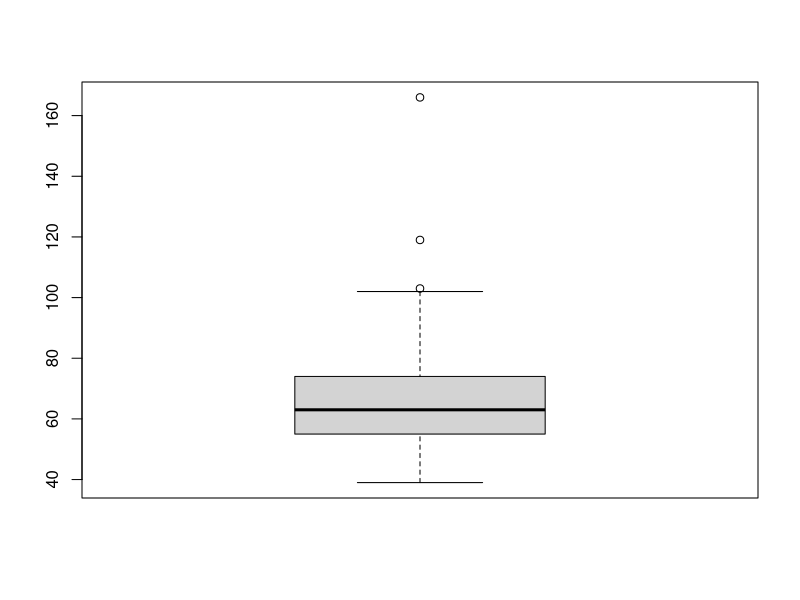
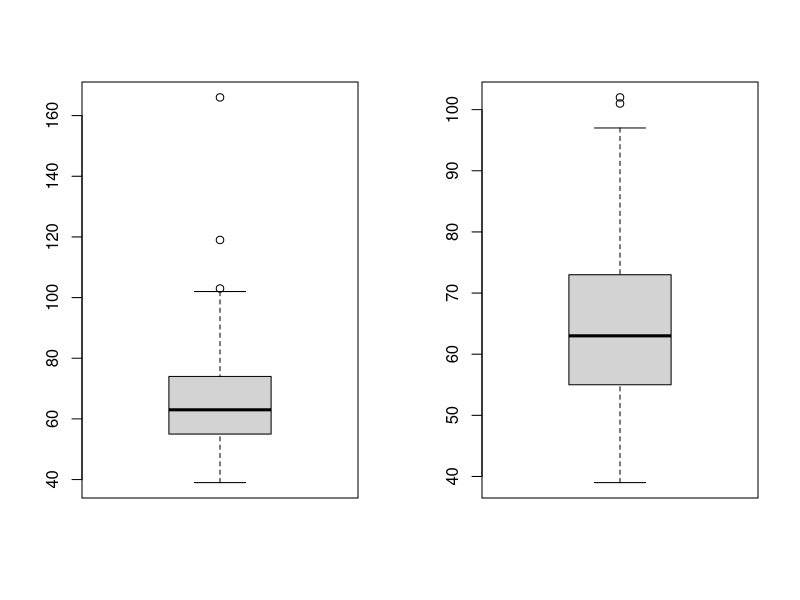
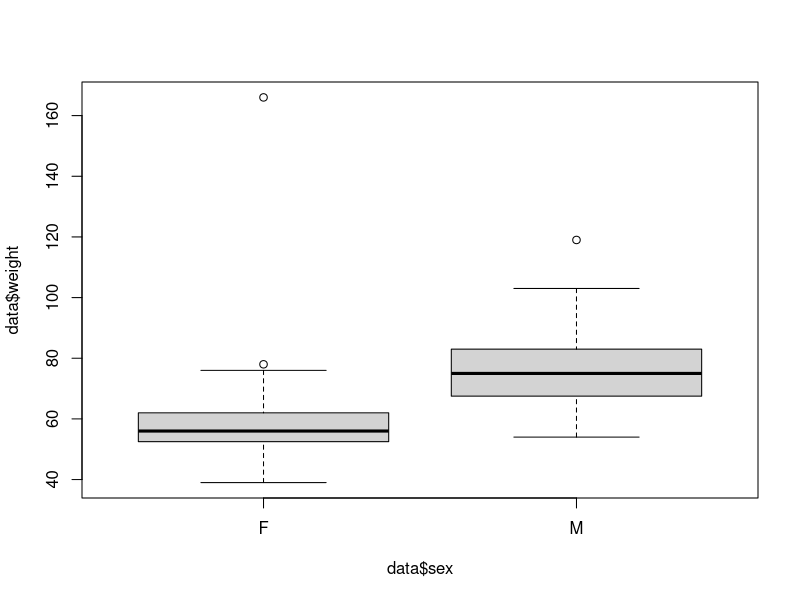
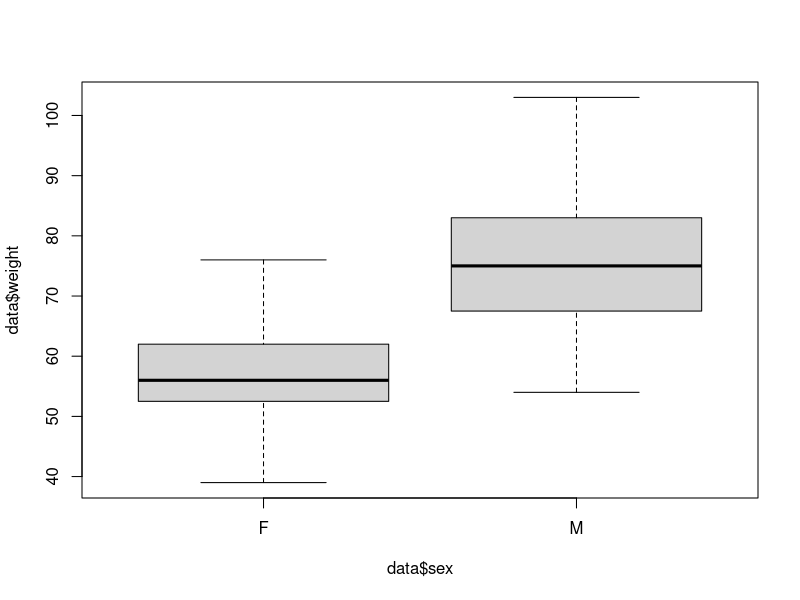
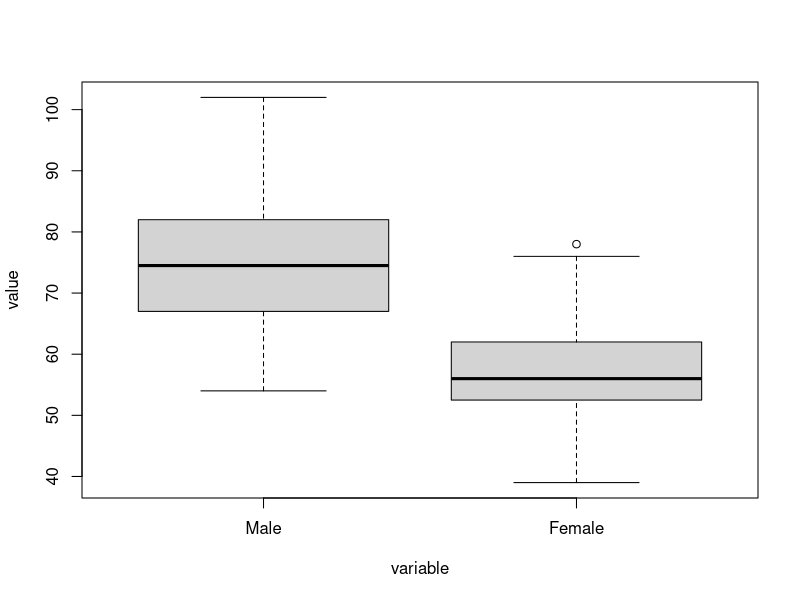
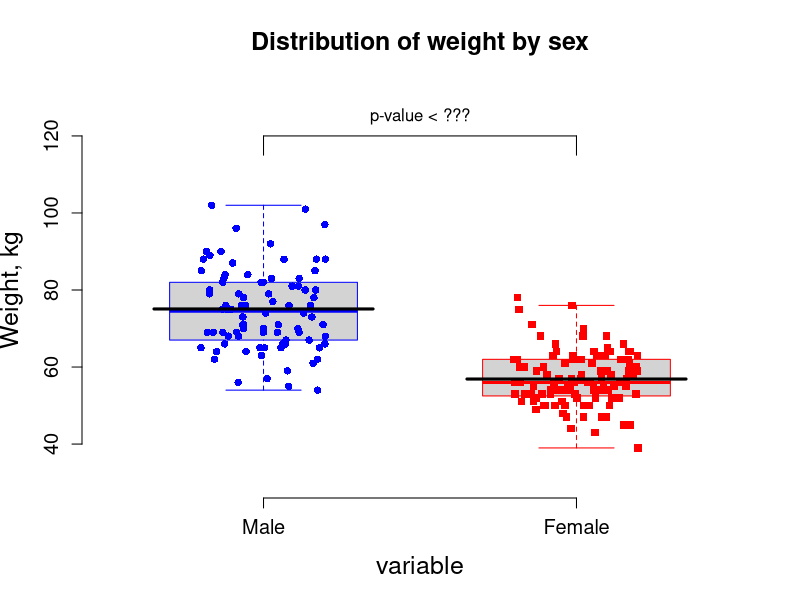
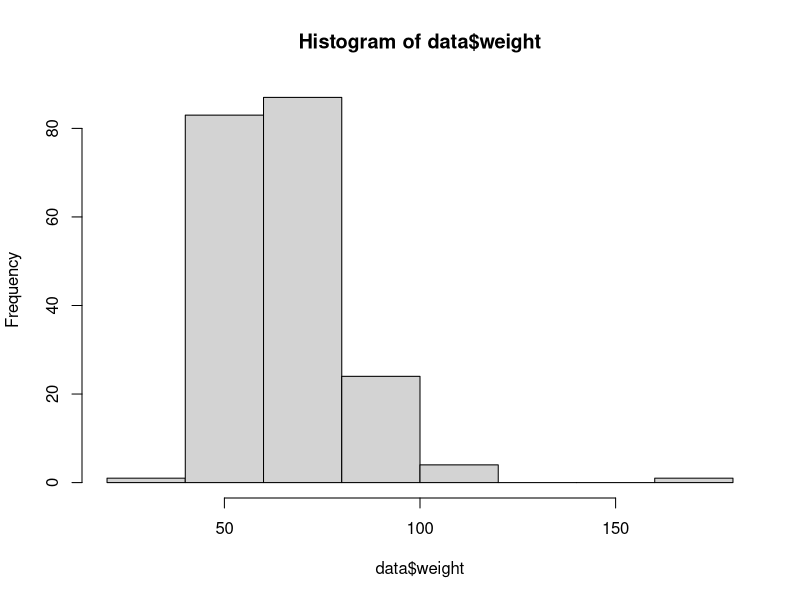
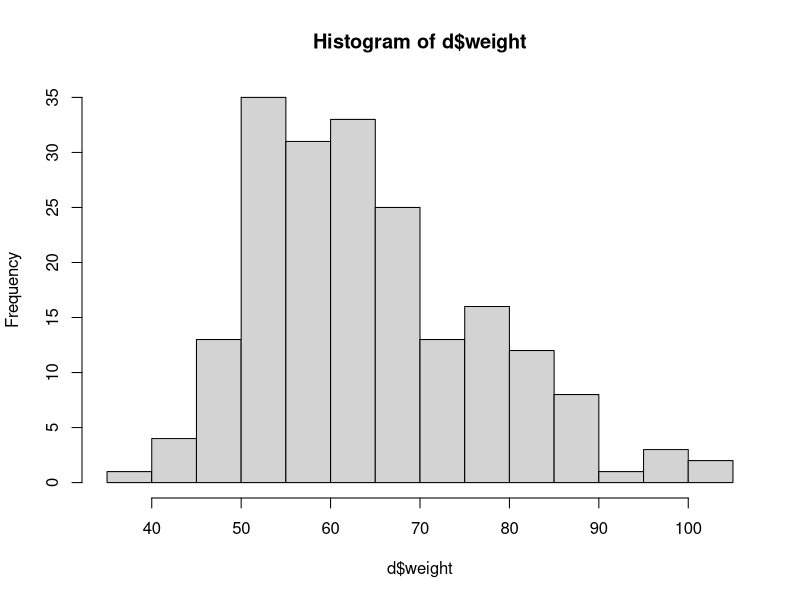

Generate these figures, in order, with R:
## ---- chunk 1
# install.packages("car") - run this code if you do not have car" package installed
library(car) 
## ---- chunk 2
data <- Davis

dim(data) # first thing to do to see how many rows and columns
names(data) # columns names

class(data)  # should be "data.frame""
sapply(data[1,], class)  # to see types of variables in each column
head(data)

summary(data)  # shows quantiles for each column and how many NA's !!!!

quantile(data$repwt, na.rm = TRUE)  # shows quantiles for values in a specific column, ignoring 'NA'

unique(data$sex) # shows unique values for a specified column
unique(data$weight)
length(unique(data$weight))

table(data$sex) # table() builds a contingency table of the counts at each combination of factor levels
table(data$sex, data$weight)  # shows relationships between variables
table(data$sex, data$weight < 80) # gives the 2x2 contingency table

intervals <- cut(data$weight, quantile(data$weight)) # cut() assigns to each value a quantile - shows intervals in the order of data$weight
table(intervals, data$sex) # contigency table of sex by intervals (weight quantiles)

# contigency table of quantiles of weight versus repwt
x <- data$weight
y <- data$repwt
table(cut(x, quantile(x)), cut(y, quantile(y, na.rm = TRUE))) 
## ---- chunk 3
#males only
d <- data[data$sex == "M",]
x <- d$weight
y <- d$repwt
table(cut(x, quantile(x)), cut(y, quantile(y, na.rm = TRUE)))

#males only
d <- data[data$sex == "F",]
x <- d$weight
y <- d$repwt
table(cut(x, quantile(x)), cut(y, quantile(y, na.rm = TRUE)))
## ---- chunk 4
d <- data[data$weight < 60,] # rows with weight below 60 kg
summary(d)
summary(d$sex)
dim(d)
nrow(d)

data[data$weight < 60 & data$repwt >= 60,] # the results looks strange !!!
data[which(data$weight < 60 & data$repwt >= 60),] # use which() to exclude NA values
## ---- chunk 5
sum(is.na(data$repwt))  # the number of missing values for repwt
table(is.na(data$repht))  # how many complete data (FALSE) and how many missing (TRUE) for data$repht

#by default table() doesn't show missing value; e.g.
table(data$repht)
table(data$repht, useNA = "ifany") #now it shows

#How many rows contain missing values (i.e., at least one 'NA')?
sum(!complete.cases(data)) 
data[!complete.cases(data), ] # here they are
## ---- chunk 6
f <- data[which(data$sex == "F"), ] 
n <- nrow(f) #total number of females in the original data frame
y <- sum(is.na(f$repwt))/n
round(y, digits = 3)

m <- data[which(data$sex == "M"), ] 
n <- nrow(m) #total number of males in the original data frame
y <- sum(is.na(m$repwt))/n
round(y, digits = 3)
## ---- chunk 7
max_weight <- max(data$weight)
data[which(data$weight == max_weight), ] # full info (row) on a person with the max_weight
## ---- chunk 8
quantile(data$weight)
q <- unname(quantile(data$weight)) # unname() removes names and gives the vector of quantile values that we use below

iqr <- q[4] - q[2] # or use IQR(data$weight) instead
upper_limit <- q[4] + 1.5 * iqr # values above this limit are outliers
upper_limit
max_weight > upper_limit # Is the maximum weight an outlier? TRUE or FALSE?
## ---- chunk 9
data[which(data$weight > upper_limit), ]
## ---- chunk 10
d <- data[which(!data$weight > upper_limit), ] # d is our data frame without outliers; we will use it further in this practicum

# Did mean change?
mean(d$weight)
mean(data$weight)

# Did median change?
median(data$weight)
median(d$weight)

# Did SD change?
sd(data$weight)
sd(d$weight)

# Did quantiles change?
quantile(data$weight)
quantile(d$weight)
## ---- chunk 11
boxplot(data$weight) # we can clearly see three outliers as individual dots
data[which(data$weight > upper_limit), ] # here they are

#boxplots of weight values with and w/o outliers side by side
par(mfrow = c(1,2)) # par() allows to plot graphs in a table; e.g., two plots in one row
boxplot(data$weight)
boxplot(d$weight) # now we got another outliers because IQR changed
par(mfrow = c(1,1)) # restore the default plot layout

# Let's explore these "new" outliers
quantile(d$weight)
q <- unname(quantile(d$weight)) # the vector of quantile values
upper_limit <- q[4] + 1.5 * IQR(d$weight) # values above this limit are 
d[which(d$weight > upper_limit), ]
#It is up to a researcher to remove those outliers or not. Let's not remove them.
## ---- chunk 12
boxplot(data$weight ~ data$sex)
boxplot(data$weight ~ data$sex, outline = FALSE) # boxplot has a parameter outline to not show outliers! (But it doesn't change your data)
## ---- chunk 13
#install.packages("reshape2")
library(reshape2) # for melt() to use below for transforming a data frame from the wide to the long format
## ---- chunk 14
male <- d[which(d$sex == "M"),] # we use data with outliers removed
female <- d[which(d$sex == "F"),]
m <- male$weight
f <- female$weight
length(m)
length(f)

# to make a data frame from these vectors, we first need to make them of the same length; that is, fill missing values in a smaller vector with 'NA'
len = max(length(m), length(f))
Female = c(f, rep(NA, len - length(f)))
Male = c(m, rep(NA, len - length(m)))
df <- structure(data.frame(Male, Female)) 
meltdf <- melt(df) # uses reshape2 package; transforms a data frame from the wide to the long format
# "No id variables; using all as measure variables" is a message that can be ignored
boxplot(data = meltdf, value ~ variable)
## ---- chunk 15
# Define the plot parameters
y_limits <- c(30, 130)
colors <- c("blue", "red")
ylab <- "Weight, kg"
title <- "Distribution of weight by sex"

boxplot(data = meltdf, value ~ variable, outline = FALSE,
        #pars = list(boxwex = .4),
        ylab = ylab,
        cex.lab = 1.5, #to change (multiply) the font size of the axes legends
        cex.axis = 1.2, #to change (multiply) the font size of the axes
        ylim = y_limits,
        border = colors, #color the boxplot borders
        boxwex = 0.6,
        staplewex = 0.4,
        frame.plot = FALSE, #this removes upper and right borders on the plot area
        outwex = 0.5,
        cex.main = 1.5, #to change (multiply) the size of the title
        main = title # the title of the graph
        )

stripchart(data = meltdf, value ~ variable,
           col = colors,
           method = "jitter", jitter = .2,
           pch = c(16, 15), cex = c(1.0, 1.0), #different points and of different size can be used
           vertical = TRUE, add = TRUE)

# let's show the (yet unknown) significance level on the plot
text <- "p-value < ???"

y <- 120 # y position of the horizontal line
offset <- 5 # length of vertical segments
x <- 1

segments(x, y, x + 1, y)
segments(x, y - offset, x, y)
segments(x + 1, y - offset, x + 1, y)
text(x + 0.5, y + offset, paste(text), cex = 1) #cex defines the font size of the text

# you can also plot the means as sick (lwd = 3) horizontal black lines
y <- mean(Male, na.rm = T)
segments(x - 0.35, y, x + 0.35, y, lwd = 3)

y <- mean(Female, na.rm = T)
segments(x + 1 - 0.35, y, x + 1 + 0.35, y, lwd = 3)

## ---- chunk 16
hist(data$weight)
hist(d$weight)
## ---- chunk 17
bin_size <- 5
start <- 30
end <- 110
bins <- seq(start, end, by = bin_size)
hist(d$weight, breaks = bins, col = "blue")
## ---- chunk 18
xlim = c(start, end)
title <- "Distribution of weights for males and females"
colors <- c("red", rgb(0, 0, 1, 0.7)) # the last number in rgb() is for the transparency of the second color

hist(Female, col = colors[1], xlim = xlim, xlab = "Weight, kg", main = title)
hist(Male, add = TRUE, col = colors[2], xlim = xlim)
legend("topright", legend = c("Females", "Males"), fill = colors, bty = "n", border = NA)
## ---- chunk 19
bin_size <- 2
start <- min(min(m), min(f)) - 3*bin_size
end <- max(max(m), max(f)) + 3*bin_size
bins <- seq(start, end, by = bin_size)

xlim = c(start, end)
title <- "Distribution of weights for males and females"
colors <- c(rgb(1, 0, 1, 0.7), rgb(0, 0, 1, 0.5)) # the last number in rgb() is for transparency

hist(f, breaks = bins, col = colors[1], xlim = xlim, xlab = "Weight, kg", main = title)
hist(m, breaks = bins, add = TRUE, col = colors[2], xlim = xlim)
legend("topright", legend = c("Females", "Males"), fill = colors, bty = "n", border = NA)
## ---- chunk 20
plot(d$weight, d$repwt, pch = 20) # Just a simple plot of reported weights against measured weights

plot(d$weight, d$repwt, pch = 20, col = d$sex) # it can be colored by sex, for example
legend("topleft",legend = c("Females", "Males"), col = 1:2, pch = 20)
## ---- chunk 21
palette()
## ---- chunk 22
palette(c("orange", "darkgreen")) # changing palette()
plot(d$weight, d$repwt, col = d$sex, pch = 20, xlab = "Measured weight, kg", ylab = "Reported weight, kg", main = "Reported versus measured weights by sex") 
legend("bottomright",legend = c("Females", "Males"), col = 1:2, pch = 20, bty = "n")
palette("default") # reset back to the default
## ---- chunk 23
weight.ecdf = ecdf(d$weight) # obtain empirical CDF values
plot(weight.ecdf, xlab = "Quantiles of weight, kg", main = "Empirical cumulative distribution of weights")
## ---- chunk 24
plot(weight.ecdf, xlab = "Quantiles of weight, kg", main = "Empirical cumulative distribution of weights")
summary(d$weight)
x <- unname(summary(d$weight)) # a vector of 6 elements {min, Q1, median, mean, Q3, max}

abline(v = median(d$weight), lwd = 2) # vertical line for median
abline(v = x[2], col = "blue", lwd = 2) # vertical line for Q1
abline(v = x[5], col = "red", lwd = 2) # vertical line for Q3
## ---- chunk 25
plot(weight.ecdf, xlab = "Quantiles of weight, kg", main = "Empirical cumulative distribution of weights")
x <- unname(summary(d$weight)) # a vector of 6 elements {min, Q1, median, mean, Q3, max}
abline(v = median(d$weight), lwd = 2) # vertical line for median
abline(v = x[2], col = "blue", lwd = 2) # vertical line for Q1
abline(v = x[5], col = "red", lwd = 2) # vertical line for Q3

abline(h = 0.5) # median
abline(h = 0.25, col = "blue")
abline(h = 0.75, col = "red")
## ---- chunk 26
plot(ecdf(Male), col = "blue", xlim = c(35, 110), xlab = "Quantiles of weight, kg", main = "Empirical cumulative distribution of weights")
plot(ecdf(Female), xlim = c(35, 110), col = "red", add = T)
legend(x = 90, y = 0.5, legend = c("Females", "Males"), col = c("red", "blue"), pch = 20, bty = "n")

## ---- chunk 27
x <- seq(-5, 15, length.out = 200)
y1 <- dnorm(x, mean = 0, sd = 1) # dnorm() !!!
y2 <- dnorm(x, mean = 8, sd = 0.5)

plot(x = x, y = y1, type = "l", lwd = 3, col = "black", ylim = c(0, 1), xlab = "X", ylab = "Density", yaxs = "i") # the last parameter forces the x-axes to meet the y-axes at 0
lines(x = x, y = y2, lwd = 3, col = "blue")
## ---- chunk 28
mean <- 8
sd <- 0.5

x.sample <- rnorm(n = 5000, mean = mean, sd = sd) # rnorm() generates a random sample of size 500 from a normal distribution N(mean,sd)
z.sample <- (x.sample - mean) / sd # Z-transformation of x.sample

hist(x.sample, freq = F, ylim = c(0, 1), xlim = c(-5, 15), col = rgb(0,0,1,0.3), yaxs = "i")
hist(z.sample, freq = F, add = T)
## ---- chunk 29
hist(x.sample, freq = F, ylim = c(0, 1), xlim = c(-5, 15), col = rgb(0,0,1,0.3), yaxs = "i")
hist(z.sample, freq = F, add = T)

lines(x = x, y = y1, type = "l", lwd = 3) 
lines(x = x, y = y2, lwd = 3, col = "blue")
## ---- chunk 30
z <- seq(-4, 4, 0.01)
cdf <- pnorm(z, 0, 1)

plot(z, cdf, col = "blue", xlab = "z", ylab = "Cumulative Probability", type = "l", lwd = 3, cex = 2, main = "CDF of Standard Normal Distribution", cex.axis = .8, yaxs = "i")
## ---- chunk 31
z <- seq(-4, 4, 0.01)
dens <- dnorm(z)
plot(x = z, y = dens, type = "l", ylim = c(0,0.45), lwd = 3, xlab = "z", ylab = "Standard Normal density", yaxs = "i")

sd <- 1 # !!!!
xs <- c(seq(-sd, sd, length.out = 200))
ys <- dnorm(xs)
polygon(c(-sd, xs, sd), c(0, ys, 0), col = "blue")

# What is the area of the blue area?
pnorm(sd) - pnorm(-sd)
## ---- chunk 32
plot(x = z, y = dens, type = "l", ylim = c(0,0.45), lwd = 3, xlab = "z", ylab = "Standard Normal density", yaxs = "i")

sd <- 2
xs <- c(seq(-sd, sd, length.out = 200))
ys <- dnorm(xs)
polygon(c(-sd, xs, sd), c(0, ys, 0), col = "green")

# What is the area of the green area?
pnorm(sd) - pnorm(-sd)
## ---- chunk 33
plot(x = z, y = dens, type = "l", ylim = c(0,0.45), lwd = 3, xlab = "z", ylab = "Standard Normal density", yaxs = "i")

sd <- 3
xs <- c(seq(-sd, sd, length.out = 200))
ys <- dnorm(xs)
polygon(c(-sd, xs, sd), c(0, ys, 0), col = "red")

# What is the area of the red area?
pnorm(sd) - pnorm(-sd)
## ---- chunk 34
#Find the critical values -z and z for the area under the standard normal curve of 95.5%
p <- 0.955
qnorm(p) #gives z such that P(X < z) = p
qnorm(p + (1 - p) / 2) #gives a value of z such that P(-z < X < z) = p
